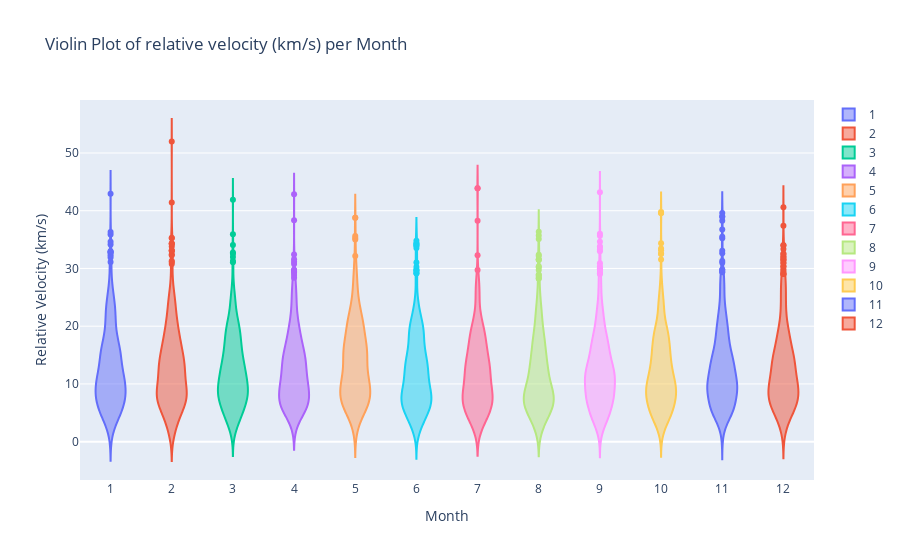

Notebook code cell kept with this figure:
### Code cell
import plotly.graph_objects as go
import pandas as pd

# Group the data by month and get the estimated diameter values
df['relative_velocity_kilometers_per_second'] = pd.to_numeric(df['relative_velocity_kilometers_per_second'])
grouped_df = df.groupby(pd.to_datetime(df['close_approach_date']).dt.month)['relative_velocity_kilometers_per_second'].apply(list)

# Create the violin plot using Plotly graph objects
data = []
for month, values in grouped_df.items():
    trace = go.Violin(y=values, name=str(month))
    data.append(trace)

# Set the layout of the plot
layout = go.Layout(
    title='Violin Plot of relative velocity (km/s) per Month',
    xaxis=dict(title='Month'),
    yaxis=dict(title='Relative Velocity (km/s)')
)

# Create the figure and plot
fig = go.Figure(data=data, layout=layout)

# Show the plot
fig.show()

### Figure 1 — Plotly figure (JSON) as saved in the notebook; plotly's stock layout.template omitted (floating-point values rounded to 4 significant figures; data arrays with more than 128 entries replaced by an {"elided": "..."} marker saying what was removed)
{"data": [{"name": "1", "type": "violin", "y": {"elided": "635 float values"}}, {"name": "2", "type": "violin", "y": {"elided": "646 float values"}}, {"name": "3", "type": "violin", "y": {"elided": "669 float values"}}, {"name": "4", "type": "violin", "y": {"elided": "659 float values"}}, {"name": "5", "type": "violin", "y": {"elided": "602 float values"}}, {"name": "6", "type": "violin", "y": {"elided": "506 float values"}}, {"name": "7", "type": "violin", "y": {"elided": "530 float values"}}, {"name": "8", "type": "violin", "y": {"elided": "617 float values"}}, {"name": "9", "type": "violin", "y": {"elided": "756 float values"}}, {"name": "10", "type": "violin", "y": {"elided": "943 float values"}}, {"name": "11", "type": "violin", "y": {"elided": "742 float values"}}, {"name": "12", "type": "violin", "y": {"elided": "646 float values"}}], "layout": {"title": {"text": "Violin Plot of relative velocity (km/s) per Month"}, "xaxis": {"title": {"text": "Month"}}, "yaxis": {"title": {"text": "Relative Velocity (km/s)"}}}}
